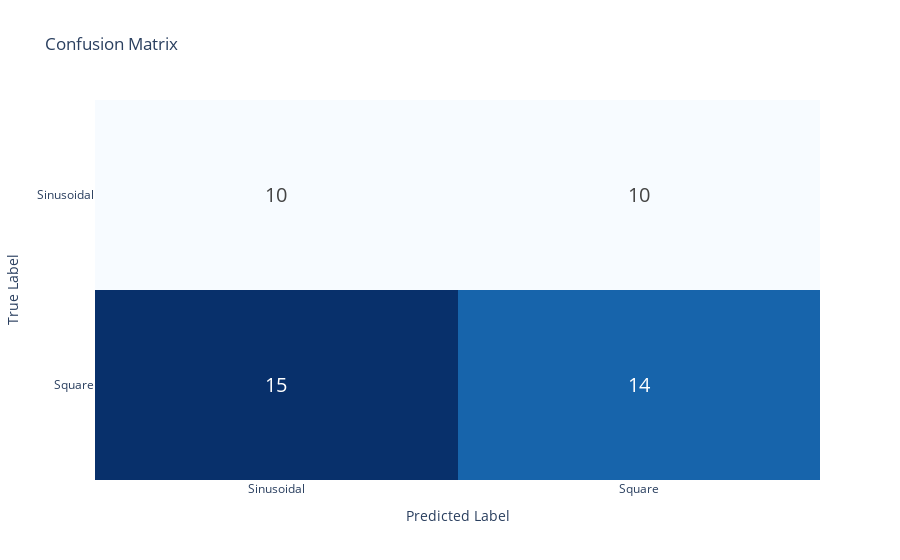

This figure's notebook cell:
### Markdown cell above
### Confusion Matrix

### Code cell
plot_metrics(test_metrics,os.path.join(unique_folder_name, 'evaluation_plots'))

### Figure 1 — Plotly figure (JSON) as saved in the notebook; plotly's stock layout.template omitted (floating-point values rounded to 4 significant figures)
{"data": [{"colorscale": [[0, "rgb(247,251,255)"], [0.125, "rgb(222,235,247)"], [0.25, "rgb(198,219,239)"], [0.375, "rgb(158,202,225)"], [0.5, "rgb(107,174,214)"], [0.625, "rgb(66,146,198)"], [0.75, "rgb(33,113,181)"], [0.875, "rgb(8,81,156)"], [1, "rgb(8,48,107)"]], "showscale": false, "text": [[15, 14], [10, 10]], "textfont": {"size": 20}, "texttemplate": "%{text}", "type": "heatmap", "x": ["Sinusoidal", "Square"], "y": ["Square", "Sinusoidal"], "z": [[15, 14], [10, 10]]}], "layout": {"title": {"text": "Confusion Matrix"}, "xaxis": {"title": {"text": "Predicted Label"}}, "yaxis": {"title": {"text": "True Label"}}}}
